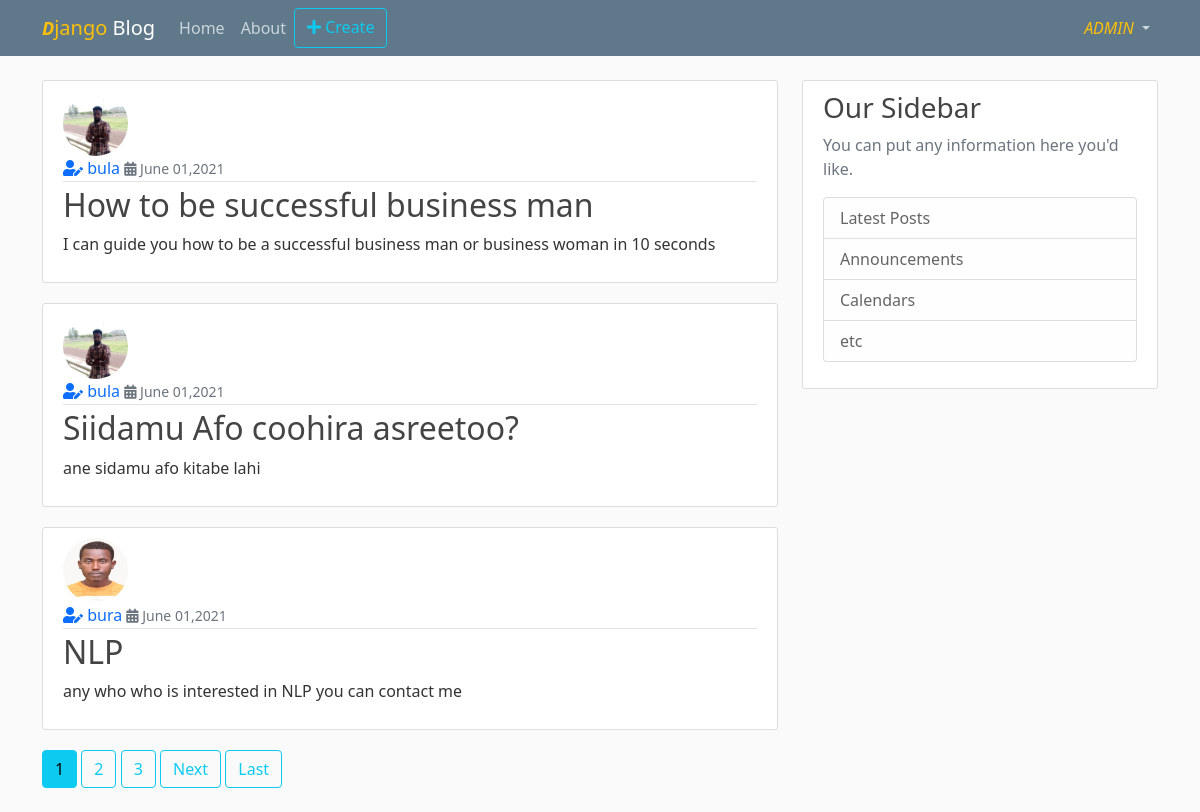
The app's page / (signed in) with its own data.
### posts/models.py (models this page shows, shortened)
class Post(models.Model):
    title = models.CharField(max_length=255)
    content = models.TextField()
    date_posted = models.DateTimeField(auto_now_add=timezone.now())
    author = models.ForeignKey(User, on_delete=models.CASCADE)

### users/models.py (models this page shows, shortened)
class Profile(models.Model):
    user = models.OneToOneField(User, on_delete=models.CASCADE)
    image = models.ImageField(upload_to='profile_pics', default ='default.jpg')

### posts/views.py (the view)
# urls.py: path('', views.PostListView.as_view(), name='home'),
class PostListView(LoginRequiredMixin,ListView):
    model=Post
    template_name='posts/home.html'
    context_object_name='posts'
    ordering=['-date_posted']
    paginate_by=3

### posts/templates/posts/home.html (shortened to what this page needs)
{% extends "posts/base.html" %}
{% block content %}
    {% for post in posts %}
        <article class="media content-section">
          <img class="rounded-circle article-img" src="{{post.author.profile.image.url}}" alt="">
          <div class="media-body">
            <div class="article-metadata">
              <a class="mr-2" href="{% url 'user-posts' post.author.username %}"><i class="fas fa-user-edit"></i> {{ post.author }}</a>
              <small class="text-muted"><i class="fas fa-calendar-alt"></i> {{ post.date_posted|date:"F d,Y"}}</small>
            </div>
            <h2><a class="article-title" href="{% url 'post-detail' post.id %}">{{ post.title }}</a></h2>
            <p class="article-content"> {{ post.content }}</p>
          </div>
        </article>
    {% endfor %}
    {% if is_paginated %}
    {% for num in page_obj.paginator.page_range %}
    {% if page_obj.number == num %}
    <a class="btn btn-info mb-4" href="?page={{num}}">{{num}}</a>
    {% elif num > page_obj.number|add:'-3' and num < page_obj.number|add:'3' %}
    <a class="btn btn-outline-info mb-4" href="?page={{ num }}">{{ num }}</a>
    {% endif %}
    {% endfor %}
    {% if page_obj.has_next %}
    <a class="btn btn-outline-info mb-4" href="?page={{page_obj.next_page_number}}">Next</a>
    <a class="btn btn-outline-info mb-4" href="?page={{page_obj.paginator.num_pages}}">Last</a>
    {% endif %}
    {% endif %}
{% endblock content %}

### posts/templates/posts/base.html (shortened to what this page needs)
{% load static %}
<!DOCTYPE html>
<html lang="en">
<head>
    <link rel="stylesheet" type="text/css" href={% static 'css/bootstrap.min.css' %}>
    <link rel="stylesheet" type="text/css" href={% static 'css/main.css' %}>
    <link rel="stylesheet" type="text/css" href={% static 'fontawesome/css/all.min.css' %}>
    <link rel="stylesheet" type="text/css" href={% static 'fontawesome/css/fontawesome.min.css' %}>
</head>
<body>
    <header class="site-header">
        <nav class="navbar navbar-expand-md navbar-dark bg-steel fixed-top">
          <div class="container">
            <a class="navbar-brand mr-4" href="{% url 'home' %}"> <span  class ="text-warning"><span
              style="font-style: oblique; font-weight: 800; font-size: large;">D</span>jango</span> Blog</a>
            <div class="collapse navbar-collapse" id="navbarSupportedContent">
              <div class="navbar-nav ">
                <a class="nav-item nav-link" href="{% url 'home' %}">Home</a>
                <a class="nav-item nav-link" href="{% url 'about' %}">About</a>
                <a href="{% url 'post-create' %}"  class="btn btn-outline-info"><i class="fas fa-plus"></i> Create</a>
              </div>
              <div class="navbar-nav ms-auto ">
                {% if user.is_authenticated %}
                <li class="nav-item dropdown">
                  <a class="nav-link dropdown-toggle" href="#" id="navbarDropdown" role="button" data-bs-toggle="dropdown" aria-expanded="false">
                    <span class="text-warning text-uppercase" style="font-style: oblique; font-weight: 200;" >{{request.user}}</span>
                  </a>
                </li>
                {% else %}
                <a class="nav-item nav-link" href="{% url 'login' %}">Login</a>
                <a class="nav-item nav-link" href="{% url 'register' %}">Register</a>
                {% endif %}
              </div>
            </div>
          </div>
        </nav>
      </header>
      <main role="main" class="container">
        <div class="row">
          <div class="col-md-8">
            {% block content %}{% endblock %}
          </div>
          <div class="col-md-4">
            <div class="content-section">
              <h3>Our Sidebar</h3>
              <p class='text-muted'>You can put any information here you'd like.
                <ul class="list-group">
                  <li class="list-group-item list-group-item-light">Latest Posts</li>
                  <li class="list-group-item list-group-item-light">Announcements</li>
                  <li class="list-group-item list-group-item-light">Calendars</li>
                  <li class="list-group-item list-group-item-light">etc</li>
                </ul>
              </p>
            </div>
          </div>
        </div>
      </main>
</body>
</html>

### static/css/main.css (style rules this page uses)
body { background: #fafafa; color: #333333; margin-top: 5rem; }
h1, h2, h3, h4, h5, h6 { color: #444444; }
a { text-decoration: none; }
ul { margin: 0; }
.bg-steel { background-color: #5f788a; }
.site-header .navbar-nav .nav-link { color: #cbd5db; }
.content-section { background: #ffffff; padding: 10px 20px; border: 1px solid #dddddd; border-radius: 3px; margin-bottom: 20px; }
.article-title { color: #444444; }
.article-content { white-space: pre-line; }
.article-img { height: 65px; width: 65px; margin-right: 16px; }
.article-metadata { padding-bottom: 1px; margin-bottom: 4px; border-bottom: 1px solid #e3e3e3 }

### records on screen
Post: author.profile.image (picture), author "bula", date_posted "June 01,2021", title "How to be successful business man", content "I can guide you how to be a successful business man or business woman in 10 seconds"
Post: author.profile.image (picture), author "bula", date_posted "June 01,2021", title "Siidamu Afo coohira asreetoo?", content "ane sidamu afo kitabe lahi"
Post: author.profile.image (picture), author "bura", date_posted "June 01,2021", title "NLP", content "any who who is interested in NLP you can contact me"

### other values on screen
{{ request.user }} "ADMIN"
{{ num }} "1"
{{ num }} "2" "3"
